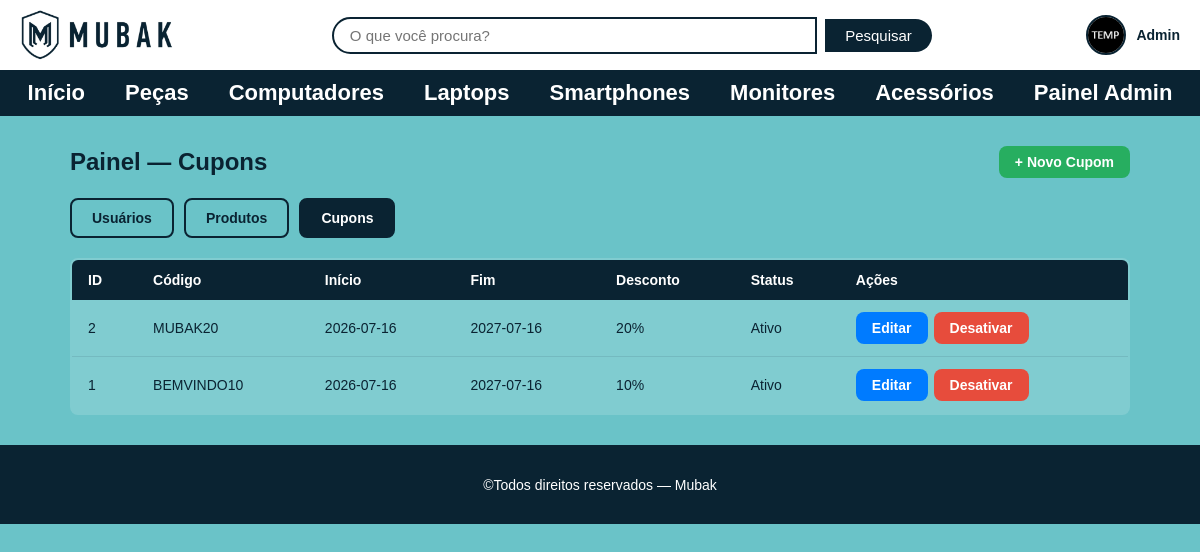
Page /admin/cupons (signed in) on the committed database.
### tables this page shows
CREATE TABLE usuario(
            id_usuario INTEGER PRIMARY KEY AUTOINCREMENT NOT NULL,
            nome varchar(50) NOT NULL,
            email varchar(50) NOT NULL,
            senha varchar(50) NOT NULL,
            telefone varchar(50) NOT NULL,
            cpf varchar(50) UNIQUE NOT NULL,
            data_nasc DATE NOT NULL,
            foto varchar NOT NULL,
            id_perfil INT NOT NULL,
            FOREIGN KEY(id_perfil) REFERENCES perfil(id_perfil)
        );

CREATE TABLE cupom(
            id_cupom INTEGER PRIMARY KEY AUTOINCREMENT NOT NULL,
            codigo varchar(50) NOT NULL,
            inicio DATE NOT NULL,
            fim DATE NOT NULL,
            valor float NOT NULL,
            ativo boolean NOT NULL
        );

### routes/admin_routes.py (the view)
@bp.route('/admin/cupons')
@admin_required
def admin_cupons():
    cupons = get_todos_cupons()
    return render_template('pages/admin_cupons.html', cupons=cupons)

### app.py (called while the page is built)
@app.before_request
def verificar_inatividade():
    if 'user_id' in session:
        agora = datetime.now()
        ultima_atividade = session.get('ultima_atividade')
        if ultima_atividade:
            ultima_atividade = datetime.fromisoformat(ultima_atividade)
            if agora - ultima_atividade > TEMPO_INATIVIDADE:
                session.clear()
                return redirect(url_for('auth.login'))
        session.permanent = True
        session['ultima_atividade'] = agora.isoformat()

### database.py (called while the page is built)
def get_db_connection():
    conn = sqlite3.connect(DATABASE)
    conn.row_factory = sqlite3.Row
    return conn

### models/cupom_model.py (called while the page is built)
def get_todos_cupons():
    conn = get_db_connection()
    rows = conn.execute('SELECT * FROM cupom ORDER BY id_cupom DESC').fetchall()
    conn.close()
    return rows

### models/usuario_model.py (called while the page is built)
def get_usuario_por_id(id_usuario):
    conn = get_db_connection()
    user = conn.execute(
        'SELECT * FROM usuario WHERE id_usuario=?', (id_usuario,)
    ).fetchone()
    conn.close()
    return user

### templates/pages/admin_cupons.html (shortened to what this page needs)
<!DOCTYPE html>
<html lang="pt-br">
<head>
    <link rel="stylesheet" href="{{ url_for('static', filename='css/reset.css') }}">
    <link rel="stylesheet" href="{{ url_for('static', filename='css/global.css') }}">
    <link rel="stylesheet" href="{{ url_for('static', filename='css/admin.css') }}">
    <link rel="stylesheet" href="{{ url_for('static', filename='css/responsive.css') }}">
</head>
<body>
    {% include 'partials/header.html' %}
    <main>
        <div class="admin_container">
            <div class="admin_topo">
                <h2>Painel — Cupons</h2>
                <a href="{{ url_for('admin.novo_cupom') }}" class="btn_admin btn_novo">
                    + Novo Cupom
                </a>
            </div>
            <div class="admin_tabs">
                <a href="{{ url_for('admin.painel') }}" class="tab_link">Usuários</a>
                <a href="{{ url_for('admin.admin_produtos') }}" class="tab_link">Produtos</a>
                <a href="{{ url_for('admin.admin_cupons') }}" class="tab_link ativo">Cupons</a>
            </div>
            <table class="admin_tabela">
                <thead>
                    <tr>
                        <th>ID</th>
                        <th>Código</th>
                        <th>Início</th>
                        <th>Fim</th>
                        <th>Desconto</th>
                        <th>Status</th>
                        <th>Ações</th>
                    </tr>
                </thead>
                <tbody>
                    {% for cupom in cupons %}
                    <tr>
                        <td>{{ cupom.id_cupom }}</td>
                        <td>{{ cupom.codigo }}</td>
                        <td>{{ cupom.inicio }}</td>
                        <td>{{ cupom.fim }}</td>
                        <td>{{ "%.0f"|format(cupom.valor) }}%</td>
                        <td>
                            <span class="status_badge {{ 'status_pago' if cupom.ativo else 'status_cancelado' }}">
                                {{ 'Ativo' if cupom.ativo else 'Inativo' }}
                            </span>
                        </td>
                        <td>
                            <div class="admin_tabela_acoes">
                                <a href="{{ url_for('admin.editar_cupom', id_cupom=cupom.id_cupom) }}"
                                   class="btn_admin btn_editar">Editar</a>
                                <a href="{{ url_for('admin.alternar_cupom_view', id_cupom=cupom.id_cupom) }}"
                                   class="btn_admin {{ 'btn_excluir' if cupom.ativo else 'btn_novo' }}"
                                   onclick="return confirm('{{ 'Desativar' if cupom.ativo else 'Ativar' }} este cupom?')">
                                    {{ 'Desativar' if cupom.ativo else 'Ativar' }}
                                </a>
                            </div>
                        </td>
                    </tr>
                    {% else %}
                    <tr><td colspan="7">Nenhum cupom cadastrado.</td></tr>
                    {% endfor %}
                </tbody>
            </table>
        </div>
    </main>
    {% include 'partials/footer.html' %}
</body>
</html>

### templates/partials/header.html (shortened to what this page needs)
<header class="header">
    <figure class="header_logo">
        <a href="{{ url_for('index') }}">
            <img src="{{ url_for('static', filename='images/mubak_logo.png') }}" alt="Logo Mubak">
        </a>
    </figure>
    <section class="header_barra_pesquisa">
        <form action="{{ url_for('produto.pesquisar') }}" method="GET">
            <input type="search" name="q" placeholder="O que você procura?"
                   value="{{ busca|default('') }}" aria-label="Pesquisar">
            <button type="submit">Pesquisar</button>
        </form>
    </section>
    <div class="header_usuario">
        {% if session.user_id %}
            <a href="{{ url_for('user.perfil') }}" title="Ir para meu perfil">
                <img class="header_usuario_avatar"
                     src="{{ url_for('static', filename='uploads/' + (session.user_foto or 'default.png')) }}"
                     alt="Foto de {{ session.user_nome }}">
                <span class="header_usuario_nome">{{ session.user_nome }}</span>
            </a>
        {% endif %}
    </div>
</header>
<nav class="menu_principal">
    <ul>
        <li><a href="{{ url_for('index') }}">Início</a></li>
        <li><a href="{{ url_for('produto.produtos', categoria='Peças') }}">Peças</a></li>
        <li><a href="{{ url_for('produto.produtos', categoria='Computadores') }}">Computadores</a></li>
        <li><a href="{{ url_for('produto.produtos', categoria='Laptops') }}">Laptops</a></li>
        <li><a href="{{ url_for('produto.produtos', categoria='Smartphones') }}">Smartphones</a></li>
        <li><a href="{{ url_for('produto.produtos', categoria='Monitores') }}">Monitores</a></li>
        <li><a href="{{ url_for('produto.produtos', categoria='Acessórios') }}">Acessórios</a></li>
        {% if session.user_id %}
            {% if session.is_admin %}
            <li><a href="{{ url_for('admin.painel') }}">Painel Admin</a></li>
            {% else %}
            <li><a href="{{ url_for('favorito.favoritos') }}">Favoritos</a></li>
            <li><a href="{{ url_for('carrinho.carrinho') }}">Carrinho</a></li>
            {% endif %}
        {% endif %}
    </ul>
</nav>

### templates/partials/footer.html (shortened to what this page needs)
<footer class="footer">
    <h2>©Todos direitos reservados — Mubak</h2>
</footer>

### static/css/global.css (style rules this page uses)
:root { --cor-primaria: #0a2332; --cor-fundo: #6ac3c8; --cor-branca: #ffffff; --cor-texto-claro: #ffffff; --cor-destaque: #007BFF; --cor-perigo: #e74c3c; --cor-sucesso: #27ae60; --borda-radius: 8px; --sombra: 0 2px 8px rgba(0, 0, 0, 0.2); }
body { background-color: var(--cor-fundo); font-family: sans-serif; }
h2 { text-align: center; margin-bottom: 1%; margin-top: 1%; font-family: sans-serif; width: 100%; }
.header { display: flex; align-items: center; justify-content: space-between; padding: 10px 20px; background-color: var(--cor-branca); }
.header_barra_pesquisa { flex: 1; display: flex; justify-content: center; }
.header_barra_pesquisa form { display: flex; align-items: center; gap: 8px; width: 100%; max-width: 600px; }
.header_barra_pesquisa input[type="search"] { flex: 1; padding: 8px 16px; border: 2px solid var(--cor-primaria); border-radius: 25px 0 0 25px; font-size: 15px; outline: none; }
.header_barra_pesquisa button { padding: 8px 20px; background-color: var(--cor-primaria); color: var(--cor-branca); border: none; border-radius: 0 25px 25px 0; cursor: pointer; font-size: 15px; transition: background-color 0.3s; }
.header_logo img { display: block; max-height: 50px; }
.header_usuario { display: flex; align-items: center; gap: 10px; }
.header_usuario_avatar { width: 40px; height: 40px; border-radius: 50%; object-fit: cover; border: 2px solid var(--cor-primaria); }
.header_usuario_nome { font-size: 14px; font-weight: bold; color: var(--cor-primaria); white-space: nowrap; }
.header_usuario a { display: flex; align-items: center; gap: 10px; text-decoration: none; }
.menu_principal { background-color: var(--cor-primaria); padding: 10px 0; }
.menu_principal ul { display: flex; justify-content: center; list-style: none; margin: 0; padding: 0; gap: 40px; }
.menu_principal a { text-decoration: none; color: var(--cor-branca); font-family: sans-serif; font-weight: bold; font-size: 22px; transition: color 0.3s; }
.footer { background-color: var(--cor-primaria); padding: 20px; text-align: center; }
.footer h2 { color: var(--cor-branca); font-size: 14px; font-weight: normal; }

### static/css/admin.css (style rules this page uses)
.admin_container { max-width: 1100px; margin: 30px auto; padding: 0 20px; }
.admin_topo { display: flex; justify-content: space-between; align-items: center; margin-bottom: 20px; flex-wrap: wrap; gap: 12px; }
.admin_topo h2 { color: var(--cor-primaria); width: auto; text-align: left; margin: 0; }
.admin_tabs { display: flex; gap: 10px; margin-bottom: 20px; }
.tab_link { padding: 10px 20px; border: 2px solid var(--cor-primaria); border-radius: var(--borda-radius); font-size: 14px; font-weight: bold; color: var(--cor-primaria); text-decoration: none; transition: all 0.2s; }
.tab_link:hover, .tab_link.ativo { background: var(--cor-primaria); color: var(--cor-branca); }
.btn_admin { padding: 8px 16px; border: none; border-radius: var(--borda-radius); font-size: 14px; font-weight: bold; cursor: pointer; text-decoration: none; display: inline-block; transition: opacity 0.2s; }
.btn_novo { background: var(--cor-sucesso); color: var(--cor-branca); }
.btn_editar { background: var(--cor-destaque); color: var(--cor-branca); }
.btn_excluir { background: var(--cor-perigo); color: var(--cor-branca); }
.admin_tabela { width: 100%; border-collapse: collapse; background: rgba(255, 255, 255, 0.15); border: 2px solid var(--cor-primaria); border-radius: var(--borda-radius); overflow: hidden; }
.admin_tabela th { background: var(--cor-primaria); color: var(--cor-branca); padding: 12px 16px; text-align: left; font-size: 14px; }
.admin_tabela td { padding: 12px 16px; border-bottom: 1px solid rgba(10, 35, 50, 0.1); font-size: 14px; color: var(--cor-primaria); vertical-align: middle; }
.admin_tabela tr:last-child td { border-bottom: none; }
.admin_tabela_acoes { display: flex; gap: 6px; flex-wrap: wrap; }

### rows in the picture
usuario: user_nome "Admin"
cupom: id_cupom "2", codigo "MUBAK20", inicio "2026-07-16", fim "2027-07-16", valor "20", ativo "Ativo", ativo "Desativar"
cupom: id_cupom "1", codigo "BEMVINDO10", inicio "2026-07-16", fim "2027-07-16", valor "10", ativo "Ativo", ativo "Desativar"
